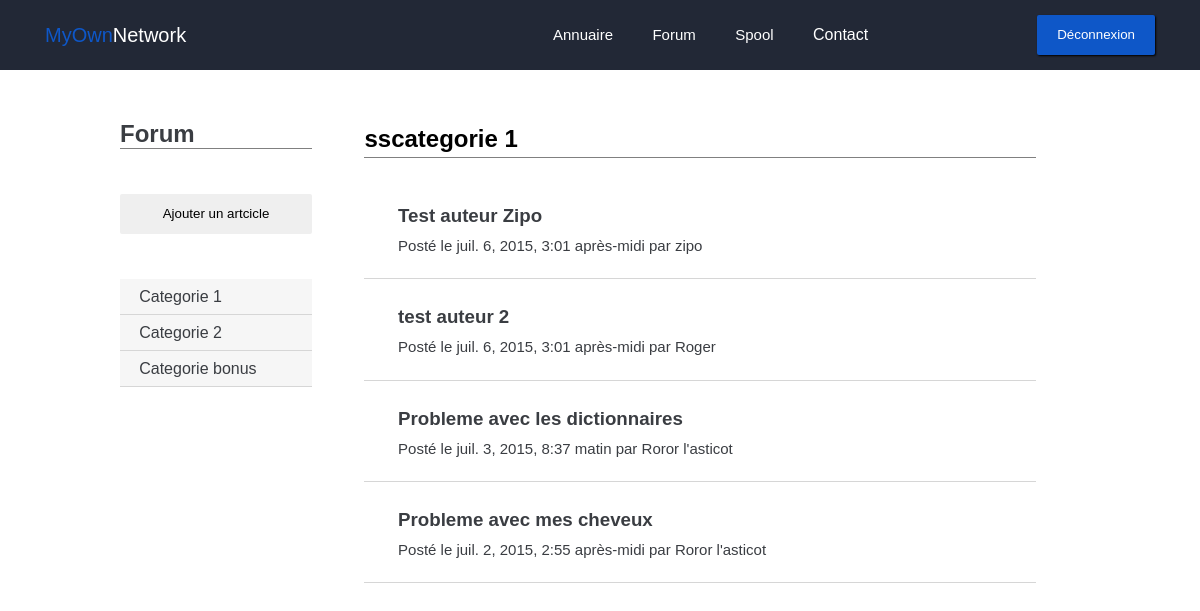
The app's page /forum/posts/1 (signed in) with its own data.
### forum/models.py (models this page shows, shortened)
class PostCategorie(models.Model):
    name = models.CharField(max_length=100)

class PostSsCategorie(models.Model):
    name = models.CharField(max_length=100)
    postcategorie = models.ForeignKey('PostCategorie')

class Post(models.Model):
    titre = models.CharField(max_length=150)
    auteur = models.CharField(max_length=100)
    date = models.DateTimeField(auto_now_add=True, verbose_name="Date de publication")
    categorie = models.ForeignKey('PostSsCategorie')

### forum/views.py (the view)
# urls.py: url(r'^posts/(?P<cat>\d+)$', 'list_posts'),
def list_posts(request, cat):
    if request.user.is_authenticated():
        categories = PostCategorie.objects.all()
        sscategories = PostSsCategorie.objects.all()
        mycat = PostSsCategorie.objects.get(id=cat)
        posts = Post.objects.filter(categorie=cat).order_by('-date')
        return render(request, 'forum/list_posts.html', locals())
    else:
        return render(request, 'intra/index.html')

### forum/templates/forum/list_posts.html (shortened to what this page needs)
{% extends "base.html" %}
{% load i18n %}
{% load static %}
{% block staticfiles  %}
	<link rel="stylesheet" href="{% static 'forum/css/style.css' %}">
{% endblock %}
{% block content %}
	<div class="forum">
		<div class="wrapper">
			<div class="forum_nav grey2">
				<h1>Forum</h1>
				<a href="{% url "forum.views.add_post" %}"><button class="btn">{% trans "Ajouter un artcicle" %}</button></a>
				<ul>
				{% for categorie in categories %}
				<a href="#" class="grey0Back" onclick="show_sscat('{{ categorie.id }}')"><li>{{ categorie.name }}</li></a>
				{% empty %}
				<p>Pas de catégorie</p>
				{% endfor %}
				</ul>
			</div>
			<div class="forum_content">
				<div class="forum_content__header">
					<h2>{{ mycat.name }}</h2>
				</div>
				<div class="forum_content__posts">
					<ul>
						{% for post in posts %}
						<a href="{% url 'forum.views.post' post.id %}">
							<li>
								<h3>{{ post.titre }}</h3>
								<p>{% trans "Posté le" %} {{ post.date }} {% trans "par" %} {{ post.auteur }}</p>
							</li>
						</a>
						{% empty %}
						<a href="#">
						  {% trans "Pas de post pour cette catégorie." %}
						</a>
						{% endfor %}
					</ul>
				</div>
			</div>
		</div>
	</div>
{% endblock %}

### static/forum/css/style.css (style rules this page uses)
* { padding: 0; margin: 0; font-family: arial; fill: #ffffff; }
.wrapper { width: 80vw; margin: auto; }
a, a:hover { color: white; text-decoration: none; }
.btn { height: 40px; line-height: 40px; padding-left: 20px; padding-right: 20px; border: none; outline: none; border-radius: 2px; box-shadow: 1px 1px 2px black; }
.grey2 { color: #3a3d42; }
.grey0Back { background-color: #f6f6f6; }
.content h1, h2 { margin-bottom: 20px; }
.forum { display: block; margin-top: 50px; }
.forum a { color: #3a3d42; }
.forum_nav { display: inline-block; width: 20%; min-height: 80vh; margin-right: 5%; }
.forum_nav h1:after { content: ' '; display: block; width: 100%; border-bottom: 1px solid grey; margin-bottom: 45px; }
.forum_nav .btn { box-shadow: none; width: 100%; margin-bottom: 45px; }
.forum_nav ul { list-style: none; }
.forum_nav ul a { display: block; width: 90%; line-height: 35px; border-bottom: 1px solid #d6d6d6; padding-left: 10%; }
.forum_content { display: inline-block; width: 70%; vertical-align: top; }
.forum_content__header h2 { border-bottom: 1px solid grey; line-height: 37px; }
.forum_content__posts ul { list-style: none; }
.forum_content__posts ul a li h3 { line-height: 35px; }
.forum_content__posts ul a li p { font-size: 15px; line-height: 25px; }
.forum_content__posts ul a li { width: 90%; padding-right: 5%; padding-left: 5%; padding-top: 3%; padding-bottom: 3%; border-bottom: 1px solid #d6d6d6; }

### records on screen
PostCategorie: name "Categorie 1"
PostCategorie: name "Categorie 2"
PostCategorie: name "Categorie bonus"
PostSsCategorie: name "sscategorie 1"
Post: titre "Test auteur Zipo", date "juil. 6, 2015, 3:01 après-midi", auteur "zipo"
Post: titre "test auteur 2", date "juil. 6, 2015, 3:01 après-midi", auteur "Roger"
Post: titre "Probleme avec les dictionnaires", date "juil. 3, 2015, 8:37 matin", auteur "Roror l'asticot"
Post: titre "Probleme avec mes cheveux", date "juil. 2, 2015, 2:55 après-midi", auteur "Roror l'asticot"
